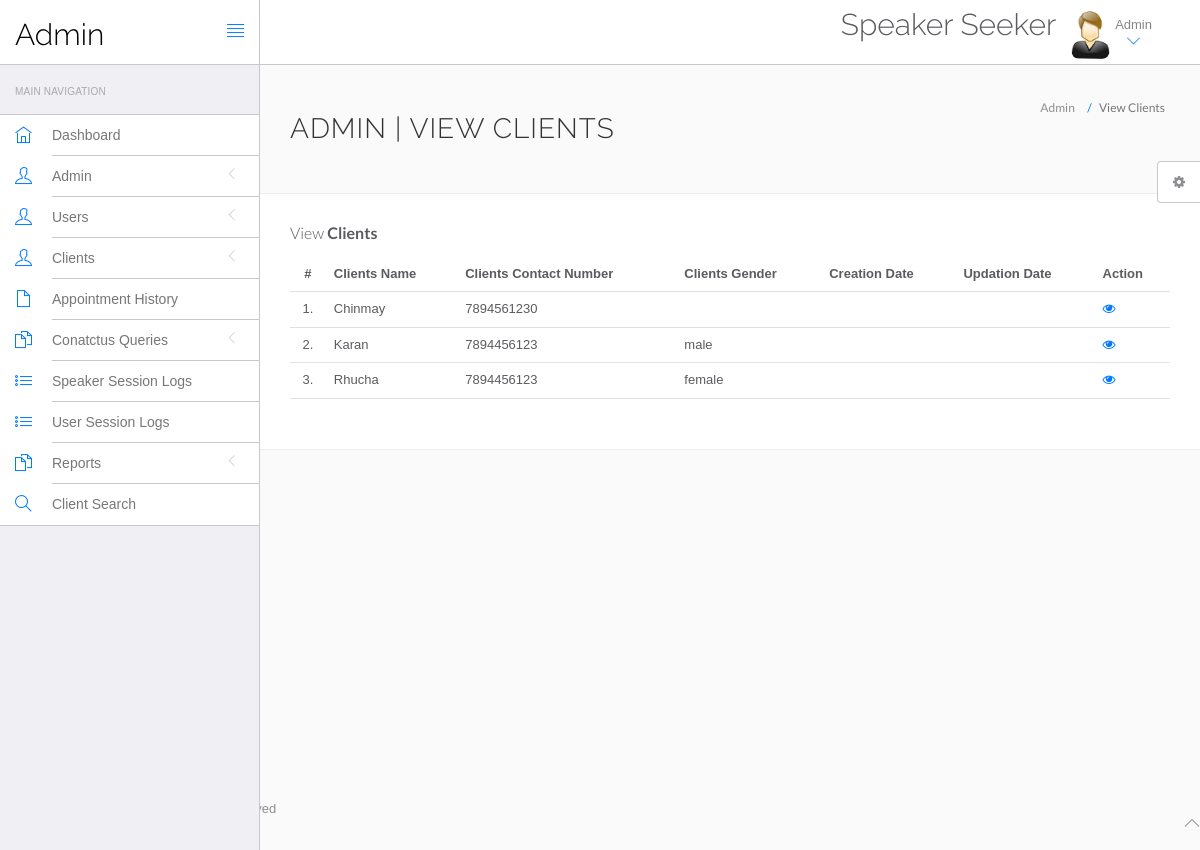
/speaker/sms/admin/manage-client.php (signed in), run on the app's committed database.
### tables this page shows
CREATE TABLE `tblclient` (
  `ID` int(10) NOT NULL,
  `Speid` int(10) DEFAULT NULL,
  `ClientName` varchar(200) DEFAULT NULL,
  `ClientContno` bigint(10) DEFAULT NULL,
  `ClientEmail` varchar(200) DEFAULT NULL,
  `ClientGender` varchar(50) DEFAULT NULL,
  `ClientAdd` mediumtext DEFAULT NULL,
  `ClientAge` int(10) DEFAULT NULL,
  `Clientapphis` mediumtext DEFAULT NULL,
  `CreationDate` timestamp NULL DEFAULT current_timestamp(),
  `UpdationDate` timestamp NULL DEFAULT NULL ON UPDATE current_timestamp()
);

### speaker/sms/admin/manage-client.php (the view, shortened to what this page needs)
<?php
include('include/config.php');
?>
<!DOCTYPE html>
<html lang="en">
	<head>
		<link rel="stylesheet" href="vendor/bootstrap/css/bootstrap.min.css">
		<link rel="stylesheet" href="vendor/fontawesome/css/font-awesome.min.css">
		<link rel="stylesheet" href="vendor/themify-icons/themify-icons.min.css">
		<link href="vendor/animate.css/animate.min.css" rel="stylesheet" media="screen">
		<link href="vendor/perfect-scrollbar/perfect-scrollbar.min.css" rel="stylesheet" media="screen">
		<link href="vendor/switchery/switchery.min.css" rel="stylesheet" media="screen">
		<link href="vendor/bootstrap-touchspin/jquery.bootstrap-touchspin.min.css" rel="stylesheet" media="screen">
		<link href="vendor/select2/select2.min.css" rel="stylesheet" media="screen">
		<link href="vendor/bootstrap-datepicker/bootstrap-datepicker3.standalone.min.css" rel="stylesheet" media="screen">
		<link href="vendor/bootstrap-timepicker/bootstrap-timepicker.min.css" rel="stylesheet" media="screen">
		<link rel="stylesheet" href="assets/css/styles.css">
		<link rel="stylesheet" href="assets/css/plugins.css">
		<link rel="stylesheet" href="assets/css/themes/theme-1.css" id="skin_color" />
	</head>
	<body>
		<div id="app">
<?php include('include/sidebar.php');?>
<div class="app-content">
<?php include('include/header.php');?>
<div class="main-content" >
<div class="wrap-content container" id="container">
<section id="page-title">
<div class="row">
<div class="col-sm-8">
<h1 class="mainTitle">Admin | View Clients</h1>
</div>
<ol class="breadcrumb">
<li>
<span>Admin</span>
</li>
<li class="active">
<span>View Clients</span>
</li>
</ol>
</div>
</section>
<div class="container-fluid container-fullw bg-white">
<div class="row">
<div class="col-md-12">
<h5 class="over-title margin-bottom-15">View <span class="text-bold">Clients</span></h5>
<table class="table table-hover" id="sample-table-1">
<thead>
<tr>
<th class="center">#</th>
<th>Clients Name</th>
<th>Clients Contact Number</th>
<th>Clients Gender </th>
<th>Creation Date </th>
<th>Updation Date </th>
<th>Action</th>
</tr>
</thead>
<tbody>
<?php
$sql=mysqli_query($con,"select * from tblclient");
$cnt=1;
while($row=mysqli_fetch_array($sql))
{
?>
<tr>
<td class="center"><?php echo $cnt;?>.</td>
<td class="hidden-xs"><?php echo $row['ClientName'];?></td>
<td><?php echo $row['ClientContno'];?></td>
<td><?php echo $row['ClientGender'];?></td>
<td><?php echo $row['ClietionDate'];?></td>
<td><?php echo $row['UpdationDate'];?>
</td>
<td>
<a href="view-client.php?viewid=<?php echo $row['ID'];?>"><i class="fa fa-eye"></i></a>
</td>
</tr>
<?php
$cnt=$cnt+1;
 }?></tbody>
</table>
</div>
</div>
</div>
</div>
</div>
</div>
</div>
	<?php include('include/footer.php');?>
	<?php include('include/setting.php');?>
	</body>
</html>

### speaker/sms/admin/assets/css/themes/theme-1.css (style rules this page uses)
body { background: #FAFAFA; }

### data on the page
tblclient: ClientName "Chinmay", ClientContno "7894561230"
tblclient: ClientName "Karan", ClientContno "7894456123", ClientGender "male"
tblclient: ClientName "Rhucha", ClientContno "7894456123", ClientGender "female"
